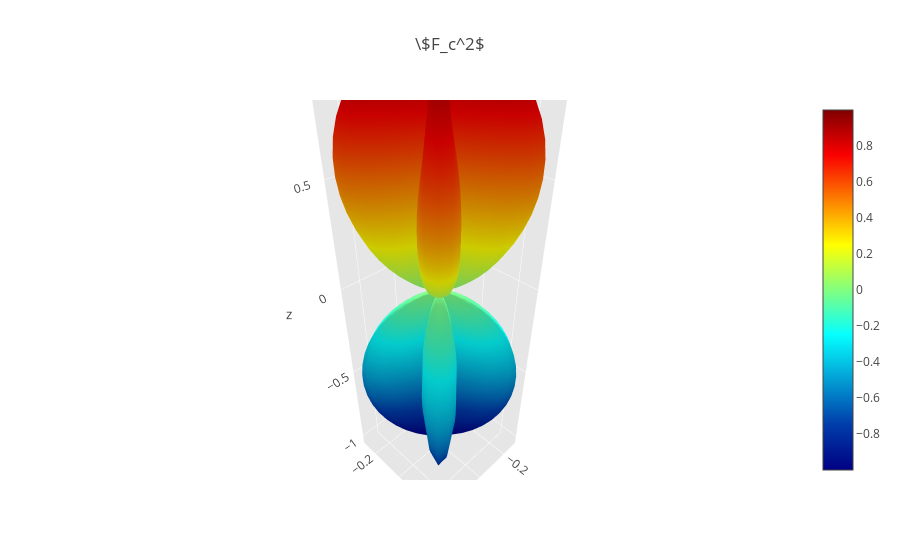

The notebook cell this image was saved under:
### Markdown cell above
# |Fc|^2

### Code cell
import numpy as np
import plotly.plotly
plotly.offline.init_notebook_mode(connected=True)
import plotly.offline as py
import plotly.graph_objs as go

# compute theta and phi angles
theta_aux = np.linspace(0,np.pi,50)
phi_aux = np.linspace(0,2*np.pi,50)
psi = 0

# compute grid for theta and phi
theta, phi  = np.meshgrid(theta_aux, phi_aux)

# tesis (Drago, s.f) eq 2.21
fc = (((0.5)*(1+ pow(np.cos(theta),2))*(np.cos(2*phi))*(np.sin(2*psi))) + ((np.cos(theta))*(np.sin(2*phi))*(np.cos(2*psi))))
abs_fc = abs(pow(fc, 2))

x = abs_fc * np.cos(phi) * np.sin(theta)  # x = r*cos(phi)*sin(theta)
y = abs_fc * np.sin(phi) * np.sin(theta)  # y = r*sin(phi)*sin(theta)
z = abs_fc * np.cos(theta)                # z = np.cos(theta)

surface = go.Surface(x = x, y = y, z = z, colorscale = 'Jet')
data = [surface]

layout = go.Layout(
    title = '\$F_c^2$',
    scene = dict(
        xaxis = dict(
            gridcolor = 'rgb(255, 255, 255)',
            zerolinecolor = 'rgb(255, 255, 255)',
            showbackground = True,
            backgroundcolor = 'rgb(230, 230,230)'
        ),
        yaxis = dict(
            gridcolor = 'rgb(255, 255, 255)',
            zerolinecolor = 'rgb(255, 255, 255)',
            showbackground = True,
            backgroundcolor = 'rgb(230, 230,230)'
        ),
        zaxis = dict(
            gridcolor = 'rgb(255, 255, 255)',
            zerolinecolor = 'rgb(255, 255, 255)',
            showbackground = True,
            backgroundcolor = 'rgb(230, 230,230)'
        )
    )
)

fig = go.Figure(data = data, layout = layout)
py.iplot(fig, filename = 'fc_tesis')

### Figure 1 — Plotly figure (JSON) as saved in the notebook; plotly's stock layout.template omitted (floating-point values rounded to 4 significant figures; data arrays with more than 128 entries replaced by an {"elided": "..."} marker saying what was removed)
{"data": [{"colorscale": "Jet", "type": "surface", "uid": "1f8c3061-0b4c-48d3-a26c-739fd73f1345", "x": {"elided": "50x50 float values"}, "y": {"elided": "50x50 float values"}, "z": {"elided": "50x50 float values"}}], "layout": {"scene": {"xaxis": {"backgroundcolor": "rgb(230, 230,230)", "gridcolor": "rgb(255, 255, 255)", "showbackground": true, "zerolinecolor": "rgb(255, 255, 255)"}, "yaxis": {"backgroundcolor": "rgb(230, 230,230)", "gridcolor": "rgb(255, 255, 255)", "showbackground": true, "zerolinecolor": "rgb(255, 255, 255)"}, "zaxis": {"backgroundcolor": "rgb(230, 230,230)", "gridcolor": "rgb(255, 255, 255)", "showbackground": true, "zerolinecolor": "rgb(255, 255, 255)"}}, "title": {"text": "\\$F_c^2$"}}}
